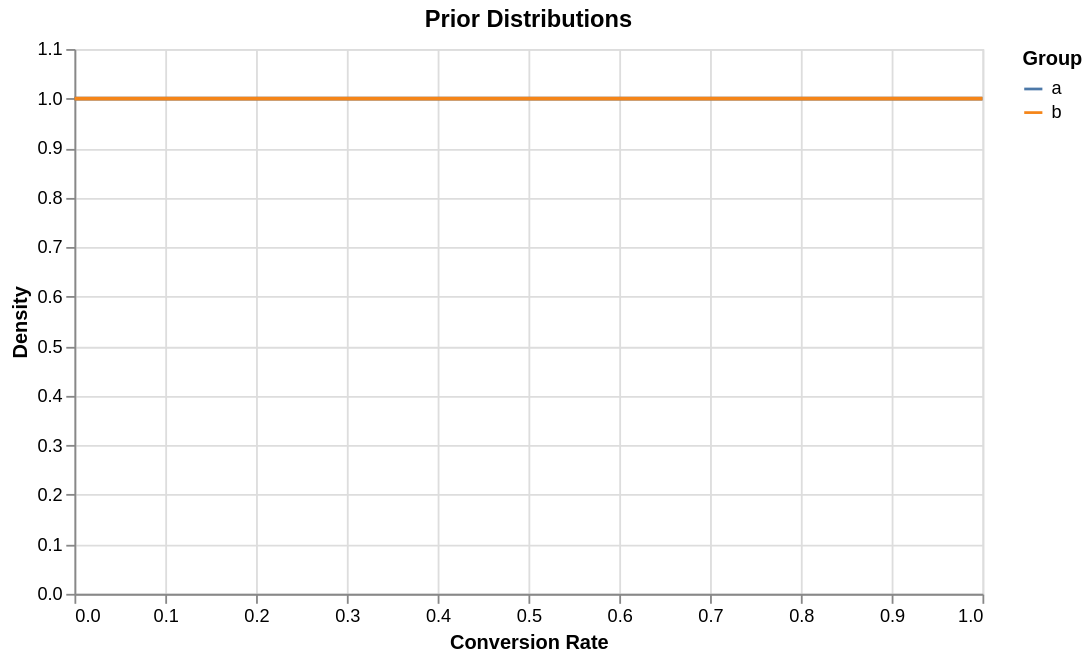

The code cell stored with this chart in its notebook:
### Markdown cell above
### Prior Distributions Visualization

The plot below shows your chosen prior distributions. With uniform priors (α=β=1),
the distribution is flat—we're saying all conversion rates are equally likely *a priori*.
With informative priors, the distribution concentrates around your prior belief.

### Code cell
def prior_pdf(alpha, beta, n_points=500):
    """Compute the PDF of a Beta prior distribution for visualization."""
    prior = stats.beta(alpha, beta)
    mean = prior.mean()
    std = prior.std()
    x = np.linspace(max(0, mean - 4 * std), min(1, mean + 4 * std), n_points)
    return x, prior.pdf(x)

x_prior_a, pdf_prior_a = prior_pdf(prior_alpha_a, prior_beta_a)
x_prior_b, pdf_prior_b = prior_pdf(prior_alpha_b, prior_beta_b)

prior_df = pl.concat(
    [
        pl.DataFrame({"group": "a", "x": x_prior_a, "density": pdf_prior_a}),
        pl.DataFrame({"group": "b", "x": x_prior_b, "density": pdf_prior_b}),
    ]
)

(
    alt.Chart(prior_df, title="Prior Distributions")
    .mark_line()
    .encode(
        x=alt.X("x:Q", title="Conversion Rate"),
        y=alt.Y("density:Q", title="Density"),
        color=alt.Color("group:N", title="Group"),
    )
    .properties(width=500, height=300)
)

### Figure 1 — Vega specification as saved in the notebook (floating-point values rounded to 4 significant figures; data arrays with more than 128 entries replaced by an {"elided": "..."} marker saying what was removed)
{"$schema": "https://vega.github.io/schema/vega/v6.json", "axes": [{"aria": false, "domain": false, "grid": true, "gridScale": "y", "labels": false, "maxExtent": 0, "minExtent": 0, "orient": "bottom", "scale": "x", "tickCount": {"signal": "ceil(width/40)"}, "ticks": false, "zindex": 0}, {"aria": false, "domain": false, "grid": true, "gridScale": "x", "labels": false, "maxExtent": 0, "minExtent": 0, "orient": "left", "scale": "y", "tickCount": {"signal": "ceil(height/40)"}, "ticks": false, "zindex": 0}, {"grid": false, "labelFlush": true, "labelOverlap": true, "orient": "bottom", "scale": "x", "tickCount": {"signal": "ceil(width/40)"}, "title": "Conversion Rate", "zindex": 0}, {"grid": false, "labelOverlap": true, "orient": "left", "scale": "y", "tickCount": {"signal": "ceil(height/40)"}, "title": "Density", "zindex": 0}], "background": "transparent", "data": [{"name": "source_0", "values": {"elided": "1000 records"}}, {"name": "source_0_x_domain_x", "values": [{"max": 1.0, "min": 0.0}]}, {"name": "source_0_y_domain_density", "values": [{"max": 1.0, "min": 1.0}]}, {"name": "source_0_color_domain_group", "values": [{"group": "a"}, {"group": "b"}]}], "height": 300, "legends": [{"stroke": "color", "symbolType": "stroke", "title": "Group"}], "marks": [{"encode": {"update": {"height": {"field": {"datum": null, "group": "height", "parent": null, "signal": null}}, "width": {"field": {"datum": null, "group": "width", "parent": null, "signal": null}}}}, "from": {"facet": {"data": "source_0", "groupby": ["group"], "name": "faceted_path_main"}}, "marks": [{"encode": {"update": {"defined": {"signal": "isValid(datum[\"x\"]) && isFinite(+datum[\"x\"]) && isValid(datum[\"density\"]) && isFinite(+datum[\"density\"])"}, "stroke": {"field": "group", "scale": "color"}, "x": {"field": "x", "scale": "x"}, "y": {"field": "density", "scale": "y"}}}, "from": {"data": "faceted_path_main"}, "name": "marks", "sort": {"field": "x"}, "style": ["line"], "type": "line"}], "name": "pathgroup", "type": "group"}], "padding": 5, "scales": [{"domain": [{"signal": "(data(\"source_0_x_domain_x\")[0] || {}).min"}, {"signal": "(data(\"source_0_x_domain_x\")[0] || {}).max"}], "name": "x", "nice": true, "range": [0, {"signal": "width"}], "type": "linear", "zero": false}, {"domain": [{"signal": "(data(\"source_0_y_domain_density\")[0] || {}).min"}, {"signal": "(data(\"source_0_y_domain_density\")[0] || {}).max"}], "name": "y", "nice": true, "range": [{"signal": "height"}, 0], "type": "linear", "zero": true}, {"domain": {"data": "source_0_color_domain_group", "field": "group", "sort": true}, "name": "color", "range": "category", "type": "ordinal"}], "style": "cell", "title": {"frame": "group", "text": "Prior Distributions"}, "usermeta": {"embedOptions": {}}, "width": 500}
